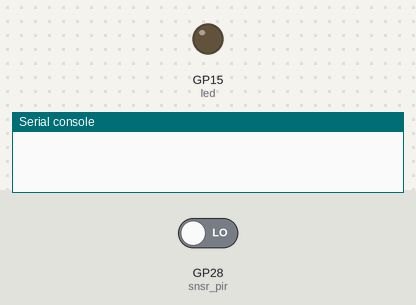
Bench run of a program on a simulated Raspberry Pi Pico running MicroPython. Parts: output pins drawn as LEDs (lit = HIGH), the last lines printed to the serial console. Dashed ring = blinking. The inputs (shaded band) are chosen by the test bench; at power-on: GP28 (snsr_pir) LOW.

Above: at 1.2 s.
1.3 s: GP28 (snsr_pir) driven HIGH
At 1.45 s:
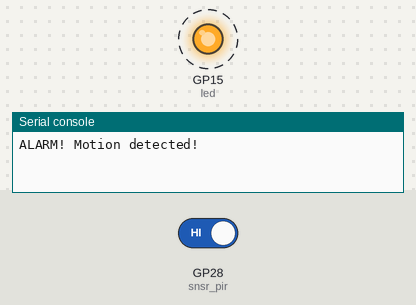
Timing chart, 0 to 7.8 s (numbered marks = the images above; inputs shaded):
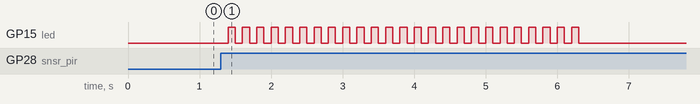

Measured:
- after the input at 1.3 s, GP15 (led): alternates HIGH for 0.10 s and LOW for 0.10 s, 50 changes in all, then stays LOW, starting after 0.10 s

The program:

Burglar_Alarm.py
```python
import machine
import time

snsr_pir = machine.Pin(28, machine.Pin.IN)
led = machine.Pin(15, machine.Pin.OUT)

def pir_handler(pin):
    time.sleep_ms(100)
    if pin.value():
        print("ALARM! Motion detected!")
        for i in range(50):
            led.toggle()
            time.sleep_ms(100)

snsr_pir.irq(trigger=machine.Pin.IRQ_RISING, handler=pir_handler)
```
